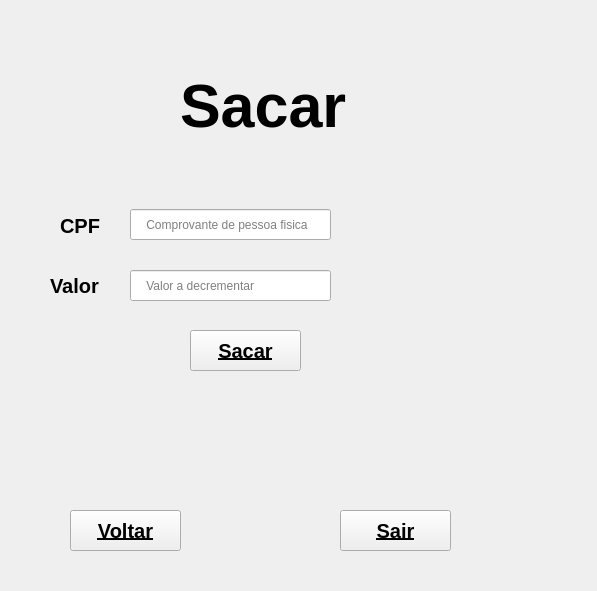
<?xml version="1.0" encoding="UTF-8"?>
<ui version="4.0">
 <class>Form</class>
 <widget class="QWidget" name="Form">
  <property name="geometry">
   <rect>
    <x>0</x>
    <y>0</y>
    <width>597</width>
    <height>591</height>
   </rect>
  </property>
  <property name="windowTitle">
   <string>Form</string>
  </property>
  <widget class="QLabel" name="label">
   <property name="geometry">
    <rect>
     <x>180</x>
     <y>60</y>
     <width>201</width>
     <height>91</height>
    </rect>
   </property>
   <property name="font">
    <font>
     <pointsize>46</pointsize>
     <weight>75</weight>
     <bold>true</bold>
    </font>
   </property>
   <property name="text">
    <string>Sacar</string>
   </property>
  </widget>
  <widget class="QLabel" name="label_2">
   <property name="geometry">
    <rect>
     <x>60</x>
     <y>210</y>
     <width>61</width>
     <height>31</height>
    </rect>
   </property>
   <property name="font">
    <font>
     <pointsize>15</pointsize>
     <weight>75</weight>
     <bold>true</bold>
    </font>
   </property>
   <property name="text">
    <string>CPF</string>
   </property>
  </widget>
  <widget class="QLabel" name="label_3">
   <property name="geometry">
    <rect>
     <x>50</x>
     <y>270</y>
     <width>81</width>
     <height>31</height>
    </rect>
   </property>
   <property name="font">
    <font>
     <pointsize>15</pointsize>
     <weight>75</weight>
     <bold>true</bold>
    </font>
   </property>
   <property name="text">
    <string>Valor</string>
   </property>
  </widget>
  <widget class="QLineEdit" name="lineEdit">
   <property name="geometry">
    <rect>
     <x>130</x>
     <y>209</y>
     <width>201</width>
     <height>31</height>
    </rect>
   </property>
   <property name="text">
    <string/>
   </property>
   <property name="placeholderText">
    <string>    Comprovante de pessoa fisica</string>
   </property>
  </widget>
  <widget class="QLineEdit" name="lineEdit_2">
   <property name="geometry">
    <rect>
     <x>130</x>
     <y>270</y>
     <width>201</width>
     <height>31</height>
    </rect>
   </property>
   <property name="text">
    <string/>
   </property>
   <property name="placeholderText">
    <string>    Valor a decrementar</string>
   </property>
  </widget>
  <widget class="QPushButton" name="pushButton">
   <property name="geometry">
    <rect>
     <x>190</x>
     <y>330</y>
     <width>111</width>
     <height>41</height>
    </rect>
   </property>
   <property name="font">
    <font>
     <pointsize>15</pointsize>
     <weight>75</weight>
     <bold>true</bold>
     <underline>true</underline>
    </font>
   </property>
   <property name="text">
    <string>Sacar</string>
   </property>
  </widget>
  <widget class="QPushButton" name="pushButton_2">
   <property name="geometry">
    <rect>
     <x>70</x>
     <y>510</y>
     <width>111</width>
     <height>41</height>
    </rect>
   </property>
   <property name="font">
    <font>
     <pointsize>15</pointsize>
     <weight>75</weight>
     <bold>true</bold>
     <underline>true</underline>
    </font>
   </property>
   <property name="text">
    <string>Voltar</string>
   </property>
  </widget>
  <widget class="QPushButton" name="pushButton_3">
   <property name="geometry">
    <rect>
     <x>340</x>
     <y>510</y>
     <width>111</width>
     <height>41</height>
    </rect>
   </property>
   <property name="font">
    <font>
     <pointsize>15</pointsize>
     <weight>75</weight>
     <bold>true</bold>
     <underline>true</underline>
    </font>
   </property>
   <property name="text">
    <string>Sair</string>
   </property>
  </widget>
 </widget>
 <resources/>
 <connections/>
</ui>
